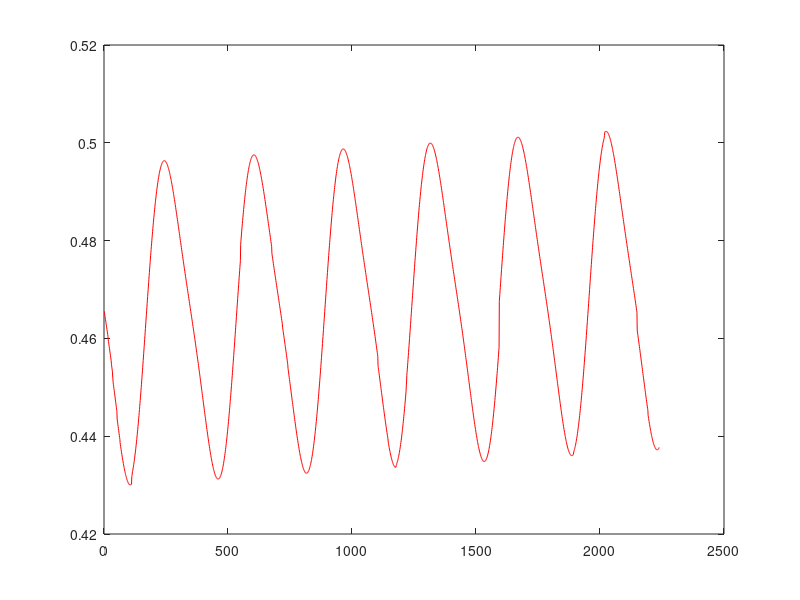

Recreate this plot in MATLAB.
%Exerc�cio 1 ------- Data: 05/04/2023 ---------

clear
clc

%%%%%%%%%%%%%%%%%%%%%%%%%%% ITEM B %%%%%%%%%%%%%%%%%%%%%%%%%%%%%%%%

Dados = importdata('AMUA.txt','\t');
t = Dados.data(:,1);
e = Dados.data(:,2);
n = Dados.data(:,3);
u = Dados.data(:,4);
dpe = Dados.data(:,5);
dpn = Dados.data(:,6);
dpu = Dados.data(:,7);

d = u; %dados observados

var_d = dpu.^2;

M = 2 % 2 parametros (a, b)
N = length(d(:,1));

W = eye(N,N).*(1./var_d); %peso

G1 = ones(N, 1);

G2 = t-t(1,1);

G3 = cos(2*pi*t);

G4 = sin(2*pi*t);

G5 = cos(4*pi*t);

G6 = sin(4*pi*t);

G = [G1 G2 G3 G4 G5 G6];

m = (G'*W*G)^-1*(G'*W*d); #parametros

dcalc = G*m; %dados calculados
disp(dcalc)

e = dcalc-d; %erro

Var_pos = (e'*W*e)/(N-M); %Variancia a posteriori

Var_m = Var_pos*(G'*W*G)^-1; %Variancia dos parametrods estimados

Dp_m = diag(Var_m).^0.5 %Desvio padrao dos parametros estimados

f1 = figure
plot(dcalc,'r')
hold on
%plot(d, 'h')
waitfor(gcf);
